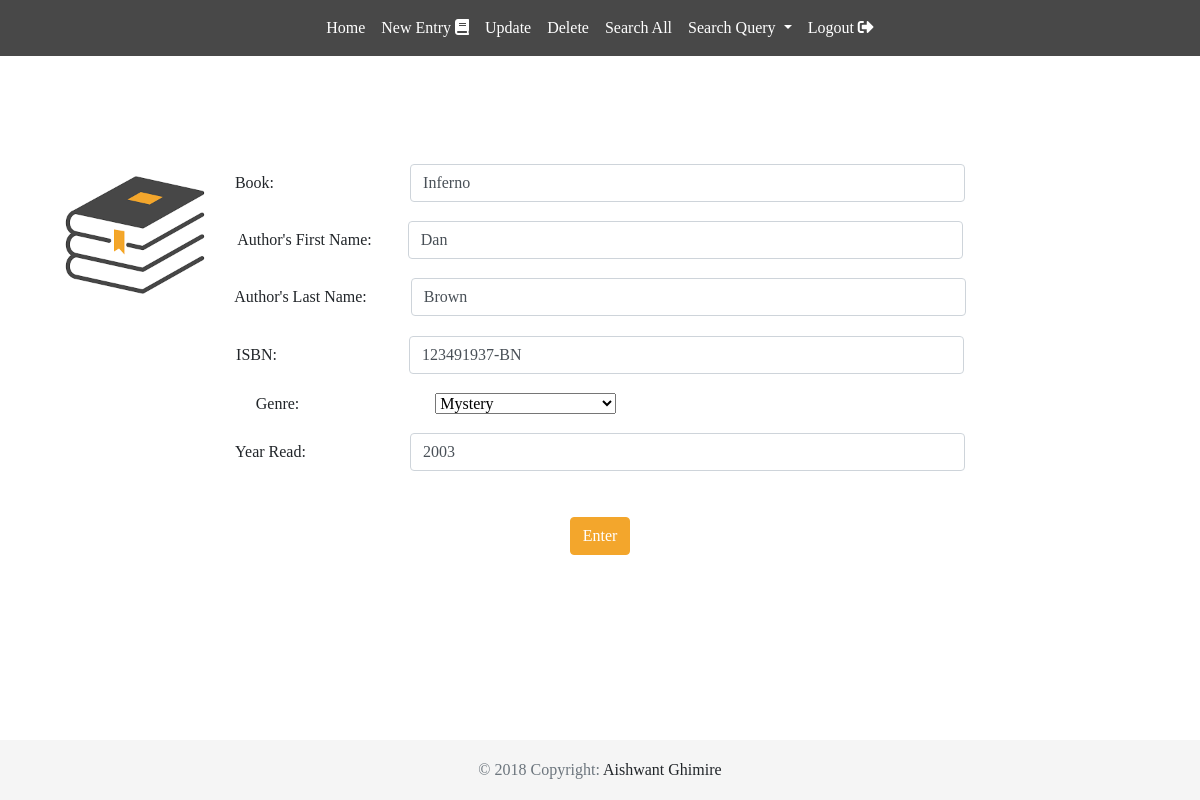
The app's page /editbook.php?bookid=8 (signed in) with its own data.
### tables this page shows
CREATE TABLE Users (
    User_ID int NOT NULL,
    Email_ID char(50) NOT NULL,
    Password char(20) NOT NULL,
    FName char(20) NOT NULL,
    LName char(20) NOT NULL,
    PRIMARY KEY (User_ID)
);

CREATE TABLE Books (
    Book_ID int NOT NULL,
    ISBN char(50) NOT NULL,
    Book_Name char(50),
    Author_ID int,
    Genre_ID int,
    PRIMARY KEY (Book_ID)
);

CREATE TABLE Author (
    Author_ID int NOT NULL,
    AFName char(20),
    ALName char(20),
    PRIMARY KEY (Author_ID)
);

CREATE TABLE Users_Books (
    User_ID int NOT NULL,
    Book_ID int NOT NULL,
    Year_Read int,
    PRIMARY KEY (User_ID,Book_ID)
);

### editbook.php (the view, shortened to what this page needs)
<?php
    require('included_functions.php');
    $mysqli = db_connection();
    echo"<br /><br />";
?>
<div class="left-img"></div>
<section class="content">
    <div class="container text-center">
        <form method="POST" action="">
            <?php
                $book_id=$_GET['bookid'];
                $query = "SELECT * FROM Users natural join Users_Books natural join Books natural join ";
                $query .= "Author natural join Genre where User_ID =:user_id  and Book_ID =:book_id ";
                $result = $mysqli->prepare($query);
                $result->execute(array('user_id'=>$_SESSION['user_id'],'book_id'=>$book_id));
                if ($result){
                    $row2 = $result->fetch();
                    echo "<h6>Book: &nbsp;&nbsp;&nbsp;&nbsp;&nbsp;&nbsp;&nbsp;&nbsp;&nbsp;&nbsp;&nbsp;&nbsp;&nbsp;&nbsp;&nbsp;&nbsp;&nbsp;&nbsp;&nbsp;&nbsp;
                    &nbsp;&nbsp;&nbsp;&nbsp;&nbsp;&nbsp;&nbsp;&nbsp;&nbsp;&nbsp;&nbsp;&nbsp;<input type='text' name='book_name' class='form-control' id='validationCustomUsername' value='".$row2['Book_Name']."' required><br /><br />
                    Author's First Name: &nbsp;&nbsp;&nbsp;&nbsp;&nbsp;&nbsp;&nbsp;&nbsp;<input type='text' name='AuthorFName' class='form-control' value='".$row2['AFName']."'><br /><br />
                    Author's Last Name: &nbsp;&nbsp;&nbsp;&nbsp;&nbsp;&nbsp;&nbsp;&nbsp;&nbsp;&nbsp;<input type='text' name='AuthorLName' class='form-control' value='".$row2['ALName']."'><br /><br />
                    ISBN: &nbsp; &nbsp;&nbsp;&nbsp;&nbsp;&nbsp;&nbsp;&nbsp;&nbsp;&nbsp;&nbsp;&nbsp;&nbsp;&nbsp;&nbsp;&nbsp;&nbsp;&nbsp;&nbsp;&nbsp;
                    &nbsp;&nbsp;&nbsp;&nbsp;&nbsp;&nbsp;&nbsp;&nbsp;&nbsp;&nbsp;<input type='text' name='ISBN' class='form-control' value='".$row2['ISBN']."'><br /><br />
                    Genre:&nbsp;&nbsp;&nbsp;&nbsp;&nbsp;&nbsp;&nbsp;&nbsp;&nbsp;&nbsp;&nbsp;&nbsp;&nbsp;&nbsp;&nbsp;&nbsp;&nbsp;&nbsp;&nbsp;&nbsp;&nbsp;&nbsp;&nbsp;&nbsp;&nbsp;&nbsp;&nbsp;&nbsp;&nbsp;&nbsp;
                    &nbsp;&nbsp;
                    <select name='genre'>";
            ?>
            <?php
                    $query_get_Genre = "select * from Genre";
                    $result_get_Genre = $mysqli->query($query_get_Genre);
                    $val="";
                    while($row1 = $result_get_Genre->fetch()){
                        if($row2['GenreN']===$row1['GenreN']){
                            $val = "selected='selected'";
                        }
                        echo "<option value='".$row1['Genre_ID']."' $val>".$row1['GenreN']."</option>";
                        $val = "";
                    }
            ?>
                    </select>&nbsp;&nbsp;&nbsp;&nbsp;&nbsp;&nbsp;&nbsp;&nbsp;&nbsp;&nbsp;&nbsp;&nbsp;&nbsp;&nbsp;&nbsp;&nbsp;&nbsp;&nbsp;&nbsp;&nbsp;&nbsp;&nbsp;&nbsp;&nbsp;&nbsp;&nbsp;&nbsp;&nbsp;
                    <br /><br />
                    Year Read: &nbsp;&nbsp;&nbsp;&nbsp;&nbsp;&nbsp;&nbsp;&nbsp;&nbsp;&nbsp;&nbsp;&nbsp;&nbsp;
                    &nbsp;&nbsp;&nbsp;&nbsp;&nbsp;&nbsp;&nbsp;&nbsp;&nbsp;&nbsp;&nbsp;<input type='text' name='yearRead' class='form-control' value='<?php echo $row2['Year_Read'].""?>'><br /><br /><br />
                    </h6>
            <?php
                }
            ?>
            <input type="submit" name="submit" value="Enter" class="btn btnCSS">
            <br /><br />
        </form>
    </div>
</section>

### css/main.css (style rules this page uses)
body { font-family: cursive !important; margin-top: 0; padding-top: 0; height: 100%; }
.content { padding-top: 5%; }
@media only screen and (min-width:750px) { .left-img { top: 20%; left:5%; background-image: url("../images/Books.png"); background-size: cover; background-repeat: no-repeat; width: 150px; height: 150px; opacity: 0.9; position: fixed; z-index: -1; } }
.btnCSS { color: #fff; background-color: #f3a62c; border-color: #f3a62c; }
.form-control { width: 50%; -webkit-column-width: 50%; display: inline; }
html { position: relative; min-height: 100%; }
body { margin-bottom: 60px; }

### records on screen
users: book_name "Inferno", AuthorFName "Dan", AuthorLName "Brown", ISBN "123491937-BN", yearRead "2003"

### other values on screen
form field genre "Mystery"
